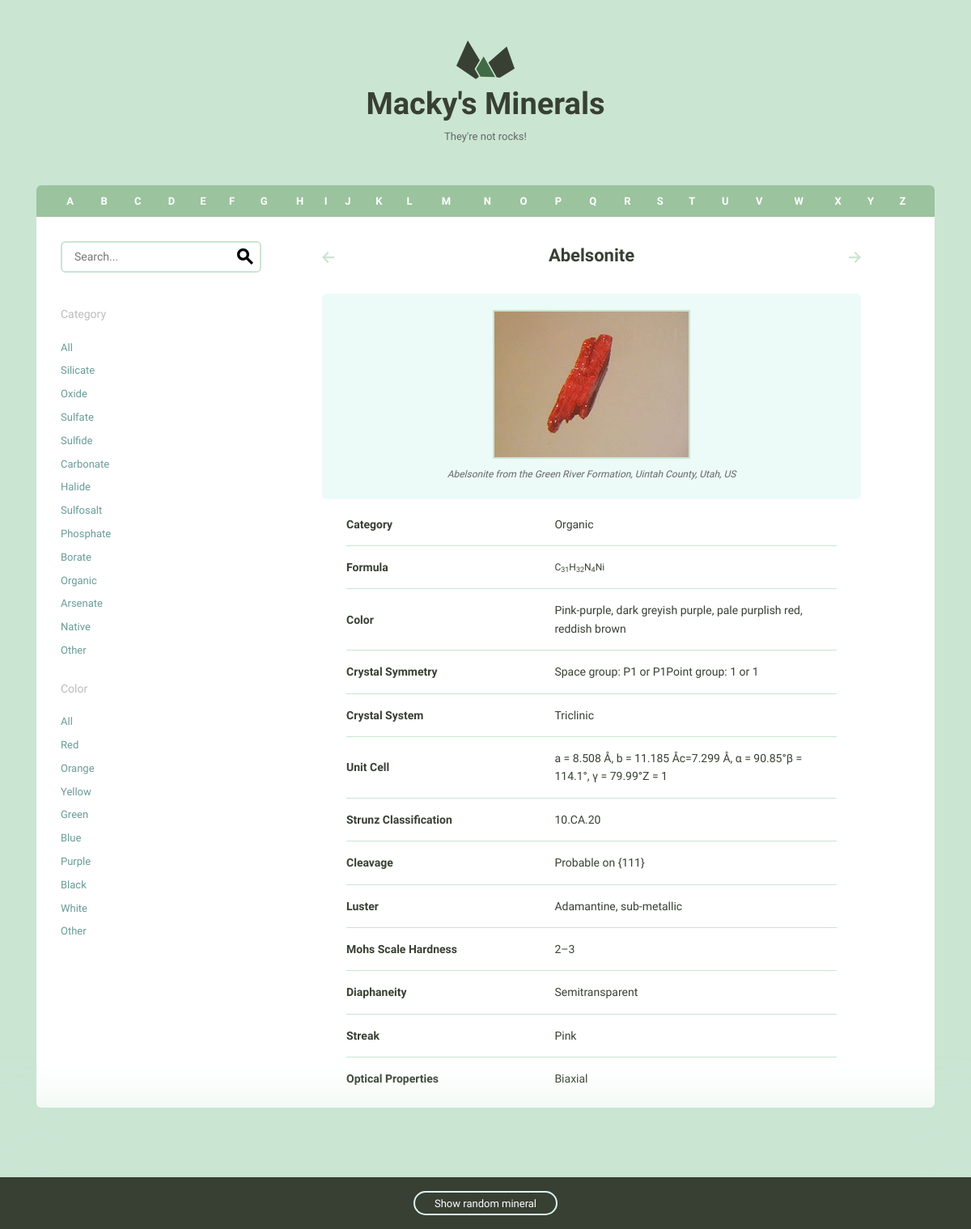
/minerals/1/, run on the app's committed database.
### minerals/models.py (models this page shows, shortened)
class Mineral(models.Model):
    id = models.AutoField(primary_key=True)
    name = models.CharField(max_length=255)
    image_filename = models.URLField(blank=True, null=True)
    image_caption = models.CharField(max_length=255, blank=True, null=True)
    category = models.CharField(max_length=255, blank=True, null=True)
    formula = models.CharField(max_length=255, blank=True, null=True)
    strunz_classification = models.CharField(max_length=255, blank=True, null=True)
    crystal_system = models.CharField(max_length=255, blank=True, null=True)
    unit_cell = models.CharField(max_length=255, blank=True, null=True)
    color = models.CharField(max_length=255, blank=True, null=True)
    crystal_symmetry = models.CharField(max_length=255, blank=True, null=True)
    cleavage = models.CharField(max_length=255, blank=True, null=True)
    mohs_scale_hardness = models.CharField(max_length=255, blank=True, null=True)
    luster = models.CharField(max_length=255, blank=True, null=True)
    streak = models.CharField(max_length=255, blank=True, null=True)
    diaphaneity = models.CharField(max_length=255, blank=True, null=True)
    optical_properties = models.CharField(max_length=255, blank=True, null=True)
    refractive_index = models.CharField(max_length=255, blank=True, null=True)
    crystal_habit = models.CharField(max_length=255, blank=True, null=True)
    specific_gravity = models.CharField(max_length=255, blank=True, null=True)

### minerals/views.py (the view)
# urls.py: url(r'(?P<pk>\d+)/$', views.mineral_detail, name='detail'),
def mineral_detail(request, pk):
    ordered_properties = OrderedDict()
    order = [
        'name',
        'image_filename',
        'image_caption',
        'category',
        'formula',
        'color',
        'crystal_symmetry',
        'crystal_system',
        'unit_cell',
        'strunz_classification',
        'cleavage',
        'luster',
        'mohs_scale_hardness',
        'diaphaneity',
        'streak',
        'optical_properties'
    ]
    if Mineral.objects.filter(id=pk).exists():
        mineral = Mineral.objects.filter(id=pk).values()[0]
    else:
        raise Http404
    for key in order:
        if mineral[key]:
            ordered_properties[key] = mineral[key]
    sorted_ids = Mineral.objects.order_by(Lower('name')).values_list('id',
                                                                     flat=True)
    sorted_ids = list(sorted_ids)
    current_id = sorted_ids.index(int(pk))
    if int(pk) == sorted_ids[-1]:
        next_id = sorted_ids[0]
    else:
        next_id = sorted_ids[current_id+1]
    if int(pk) == sorted_ids[0]:
        previous_id = sorted_ids[-1]
    else:
        previous_id = sorted_ids[current_id-1]
    return render(request, 'minerals/detail.html', {
        'properties': ordered_properties,
        'next_id': next_id,
        'previous_id': previous_id,
    })

### minerals/templatetags/mineral_extras.py (called while the page is built)
@register.inclusion_tag('minerals/random_mineral.html')
def random_mineral():
    all_ids = Mineral.objects.values_list('id', flat=True)
    rand_id = random.choice(all_ids)
    mineral = Mineral.objects.get(id=rand_id)
    return {'mineral': mineral}

@register.inclusion_tag('minerals/filter_colors_categories.html')
def filter_colors_categories(chosen_color, chosen_category):
    categories = [
        'all',
        'silicate',
        'oxide',
        'sulfate',
        'sulfide',
        'carbonate',
        'halide',
        'sulfosalt',
        'phosphate',
        'borate',
        'organic',
        'arsenate',
        'native',
        'other',
    ]
    colors = [
        'all',
        'red',
        'orange',
        'yellow',
        'green',
        'blue',
        'purple',
        'black',
        'white',
        'other'
    ]
    return {'categories': categories, 'chosen_category': chosen_category,
            'colors': colors, 'chosen_color': chosen_color}

@register.simple_tag
def make_url(color, category):
    if color == 'all' and category == 'all':
        return ''
    elif color == 'all':
        return 'category={}'.format(category)
    elif category == 'all':
        return 'color={}'.format(color)
    else:
        return 'category={}&color={}'.format(category, color)

@register.filter('underscore_to_space')
def underscore_to_space(string):
    new_string = string.replace('_', ' ')
    return new_string

### minerals/templates/minerals/detail.html
{% extends "minerals/layout.html" %}
{% load static from staticfiles %}
{% load mineral_extras %}
{% block content %}
    <div class="grid-60 grid-push-30 mineral__container">
      <h1 class="mineral__name">{{ properties.name }}</h1>
        <a class="arrow arrow--prev" href="{% url 'minerals:detail' pk=previous_id %}">
          <svg viewBox="0 0 14.2 13.4" preserveAspectRatio="xMin YMin meet">
            <polygon points="14.2,5.6 4,5.6 8,1.5 6.5,0 0,6.7 6.5,13.4 8,11.9 4,7.8 14.2,7.8 " />
          </svg>
        </a>
        <a class="arrow arrow--next" href="{% url 'minerals:detail' pk=next_id %}">
          <svg viewBox="0 0 14.2 13.4" preserveAspectRatio="xMin YMin meet">
            <polygon points="0,7.8 10.2,7.8 6.2,11.9 7.7,13.4 14.2,6.7 7.7,0 6.2,1.5 10.2,5.6 0,5.6 " />
          </svg>
        </a>
      <div class="mineral__image-bg">
        <img class="mineral__image" src="{% static 'images/' %}{{ properties.image_filename }}">
        <p class="mineral__caption">{{ properties.image_caption }}</p>
      </div>
      <div class="mineral__table-container">
        <table class="mineral__table">
          {% for name, value in properties.items %}
            {% if name != 'name' and name != 'image_filename' and name != 'image_caption' %}
              <tr>
                  <td class="mineral__category">{{ name|underscore_to_space|title }}</td>
              {% if name == 'formula' %}
                  <td class="mineral__formula">{{ value|safe }}</td>
              {% else %}
                  <td>{{ value }}</td>
              {% endif %}
              </tr>
            {% endif %}
          {% endfor %}
        </table>
      </div>
    </div>
{% endblock %}

### minerals/templates/minerals/layout.html (shortened to what this page needs)
{% load static from staticfiles %}
{% load mineral_extras %}
<!DOCTYPE html>
<html lang="en">
<head>
  <link rel="stylesheet" href="{% static 'css/global.css' %}">
</head>
<body>
  <div class="bounds">
    <div class="grid-100">
      <a href="{% url 'minerals:list' %}">
        <h1 class="logo__name text-centered">Macky's Minerals</h1>
      </a>
      <p class="logo__text text-centered">They're not rocks!</p>
    </div>
    <div class="grid-100">
      <div class="alpha__container">
        <ul class="alpha__list">
            {% for letter in 'abcdefghijklmnopqrstuvwxyz' %}
                {% if letter == chosen_letter %}
                      <li><a href="{% url 'minerals:list' %}?first_letter={{ letter }}">{{ letter|upper|highlight }}</a></li>
                {% else %}
                      <li><a href="{% url 'minerals:list' %}?first_letter={{ letter }}">{{ letter|upper }}</a></li>
                {%  endif %}
            {% endfor %}
        </ul>
      </div>
    </div>
    <div class="grid-100">
        <div class="content__container">
          {% block content %}{% endblock %}
          <div class="grid-25 grid-pull-60">
            <div class="sidebar__container">
              <form class="search__form" action="{% url 'minerals:search' %}" method="GET">
                <input type="text" placeholder="Search..." name="q">
                <input class="search__button" type="submit" value="Search">
              </form>
              <div class="circle--filter circle--secondary--module">
                  {% filter_colors_categories chosen_color chosen_category %}
              </div>
            </div>
          </div>
        </div>
    </div>
  </div>
  {% random_mineral %}
</body>
</html>

### minerals/templates/minerals/filter_colors_categories.html
{% load mineral_extras %}
<h4>Category</h4>
<ul class="circle--link--list">
  {% for category in categories %}
      {% if category == chosen_category %}
          <li><a href="{% url 'minerals:list' %}?{% make_url chosen_color category %}">{{ category|title|highlight }}</a></li>
      {% else %}
          <li><a href="{% url 'minerals:list' %}?{% make_url chosen_color category %}">{{ category|title }}</a></li>
      {% endif %}
  {% endfor %}
</ul>
<h4>Color</h4>
<ul class="circle--link--list">
    {% for color in colors %}
        {% if color == chosen_color %}
            <li><a href="{% url 'minerals:list' %}?{% make_url color chosen_category %}">{{ color|title|highlight }}</a></li>
        {% else %}
            <li><a href="{% url 'minerals:list' %}?{% make_url color chosen_category %}">{{ color|title }}</a></li>
        {% endif %}
    {% endfor %}
</ul>

### minerals/templates/minerals/random_mineral.html
  <div class="minerals__random">
    <a class="minerals__anchor" href="{% url 'minerals:detail' pk=mineral.pk %}">Show random mineral</a>
  </div>

### data on the page
Mineral: name "Abelsonite", image_caption "Abelsonite from the Green River Formation, Uintah County, Utah, US", properties "Organic" "Pink-purple, dark greyish purple, pale purplish red, reddish brown" "Space group: P1 or P1Point group: 1 or 1" "Triclinic" "a = 8.508 Å, b = 11.185 Åc=7.299 Å, α = 90.85°β = 114.1°, γ = 79.99°Z = 1" "10.CA.20" "Probable on {111}" "Adamantine, sub-metallic" "2–3" "Semitransparent" "Pink" "Biaxial", properties "C 31 H 32 N 4 Ni"

### other printed values
{{ letter|upper }} "A" "B" "C" "D" "E" "F" "G" "H" "I" "J" "K" "L" "M" "N" "O" "P" "Q" "R" "S" "T" "U" "V" "W" "X" "Y" "Z"
{{ name|underscore_to_space|title }} "Category" "Formula" "Color" "Crystal Symmetry" "Crystal System" "Unit Cell" "Strunz Classification" "Cleavage" "Luster" "Mohs Scale Hardness" "Diaphaneity" "Streak" "Optical Properties"
{{ category|title }} "All" "Silicate" "Oxide" "Sulfate" "Sulfide" "Carbonate" "Halide" "Sulfosalt" "Phosphate" "Borate" "Organic" "Arsenate" "Native" "Other"
{{ color|title }} "All" "Red" "Orange" "Yellow" "Green" "Blue" "Purple" "Black" "White" "Other"
